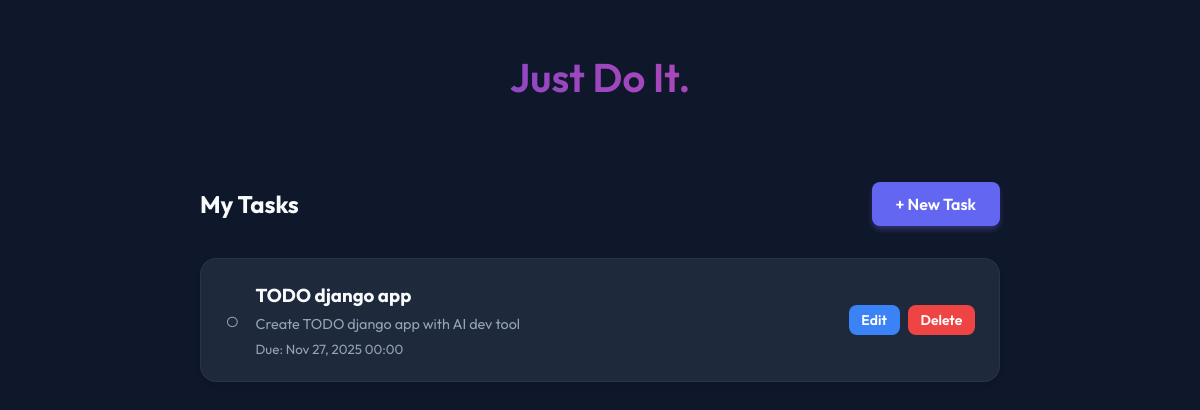
Before: / with the older database file.
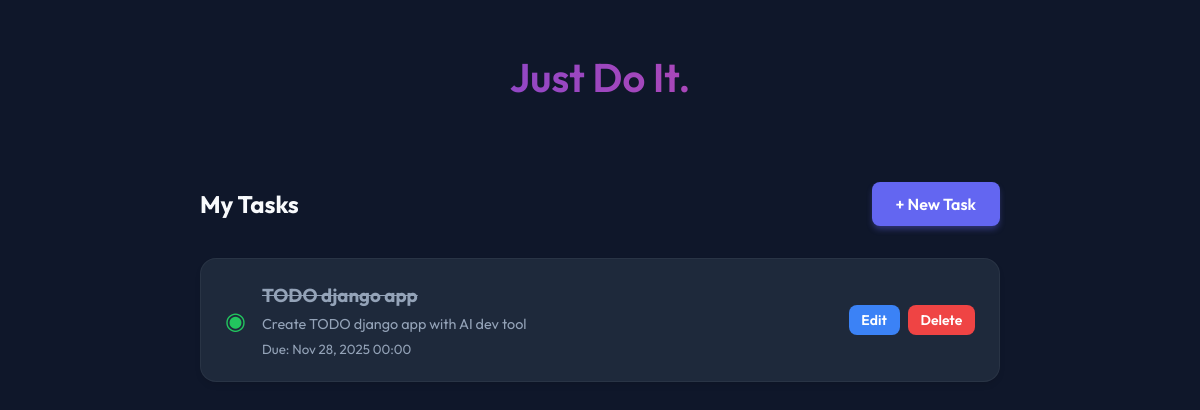
After: the same page with the newer database file.
### todo/models.py (models this page shows, shortened)
class TodoItem(models.Model):
    title = models.CharField(max_length=200, help_text="Short description of the task")
    description = models.TextField(blank=True, null=True, help_text="Optional details")
    due_date = models.DateTimeField(help_text="When the task should be completed")
    is_resolved = models.BooleanField(default=False, help_text="Whether the task is done")
    created_at = models.DateTimeField(auto_now_add=True)
    updated_at = models.DateTimeField(auto_now=True)

### todo/views.py (the view)
# urls.py: path('', views.TodoListView.as_view(), name='todo-list'),
class TodoListView(ListView):
    model = TodoItem
    template_name = 'todo/home.html'
    context_object_name = 'todos'
    ordering = ['is_resolved', 'due_date']

### todo/templates/todo/home.html
﻿{% extends 'todo/base.html' %}
{% block content %}
<div style="display: flex; justify-content: space-between; align-items: center; margin-bottom: 2rem;">
    <h2 style="margin: 0;">My Tasks</h2>
    <a href="{% url 'todo-create' %}" class="btn btn-primary">+ New Task</a>
</div>
{% if todos %}
    {% for todo in todos %}
    <div class="card fade-in" style="animation-delay: {{ forloop.counter0|add:1|get_digit:1 }}00ms; display: flex; justify-content: space-between; align-items: center; opacity: 0.9;">
        <div style="flex-grow: 1;">
            <div style="display: flex; align-items: center; gap: 1rem;">
                <a href="{% url 'todo-toggle' todo.pk %}" style="text-decoration: none; color: inherit;">
                    {% if todo.is_resolved %}
                    <span style="color: var(--success); font-size: 1.5rem;">&#9673;</span>
                    {% else %}
                    <span style="color: var(--text-muted); font-size: 1.5rem;">&#9675;</span>
                    {% endif %}
                </a>
                <div>
                    <h3 style="margin: 0; {% if todo.is_resolved %}text-decoration: line-through; color: var(--text-muted);{% endif %}">{{ todo.title }}</h3>
                    {% if todo.description %}
                    <p style="margin: 0.5rem 0 0; color: var(--text-muted); font-size: 0.9rem;">{{ todo.description|truncatechars:100 }}</p>
                    {% endif %}
                    <small style="color: var(--text-muted); display: block; margin-top: 0.5rem;">Due: {{ todo.due_date|date:"M d, Y H:i" }}</small>
                </div>
            </div>
        </div>
        <div style="display: flex; gap: 0.5rem;">
            <a href="{% url 'todo-update' todo.pk %}" class="btn btn-sm" style="background-color: #3b82f6; color: white;">Edit</a>
            <a href="{% url 'todo-delete' todo.pk %}" class="btn btn-sm btn-danger">Delete</a>
        </div>
    </div>
    {% endfor %}
{% else %}
    <div style="text-align: center; padding: 4rem; color: var(--text-muted);">
        <p>No tasks yet. Time to get productive!</p>
    </div>
{% endif %}
{% endblock %}

### todo/templates/todo/base.html (shortened to what this page needs)
<!DOCTYPE html>
<html lang="en">
<head>
</head>
<body>
    <header>
        <a href="{% url 'todo-list' %}" style="text-decoration: none; color: inherit;">Just Do It.</a>
    </header>
    <div class="container">
        {% block content %}
        {% endblock %}
    </div>
</body>
</html>

### todo/templates/todo/base.html (style rules this page uses)
:root { --primary: #6366f1; --primary-hover: #4f46e5; --bg: #0f172a; --card-bg: #1e293b; --text: #f8fafc; --text-muted: #94a3b8; --danger: #ef4444; --success: #22c55e; }
body { font-family: 'Outfit', sans-serif; background-color: var(--bg); color: var(--text); margin: 0; padding: 0; min-height: 100vh; display: flex; flex-direction: column; align-items: center; }
header { width: 100%; padding: 2rem 0; text-align: center; background: linear-gradient(to right, #4f46e5, #ec4899); -webkit-background-clip: text; -webkit-text-fill-color: transparent; font-size: 2.5rem; font-weight: 600; margin-bottom: 2rem; }
.container { width: 90%; max-width: 800px; padding: 1rem; }
.btn { display: inline-block; padding: 0.75rem 1.5rem; border-radius: 0.5rem; font-weight: 600; text-decoration: none; transition: all 0.2s ease; border: none; cursor: pointer; font-size: 1rem; }
.btn-primary { background-color: var(--primary); color: white; box-shadow: 0 4px 6px -1px rgba(99, 102, 241, 0.4); }
.btn-danger { background-color: var(--danger); color: white; }
.btn-sm { padding: 0.4rem 0.8rem; font-size: 0.875rem; }
.card { background-color: var(--card-bg); border-radius: 1rem; padding: 1.5rem; margin-bottom: 1rem; box-shadow: 0 4px 6px -1px rgba(0, 0, 0, 0.1); transition: transform 0.2s ease; border: 1px solid rgba(255,255,255,0.05); }
.fade-in { animation: fadeIn 0.5s ease-out forwards; }

Changed rows visible on the page:
changed TodoItem "TODO django app": due_date "Nov 27, 2025 00:00" → "Nov 28, 2025 00:00"; is_resolved "○" → "◉"
